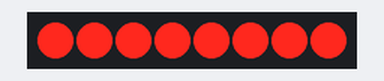
Recording of a sketch running on a simulated Arduino Uno, built with avr-gcc and run on an emulated ATmega328P. Shown: 8 shift-register outputs drawn as a row of LEDs (first output left, lit = HIGH). Wiring (inferred from the names in the program): shift register (74HC595): data pin 10; shift clock pin 11; latch pin 12. Wiring (inferred from the signals the program sends): row of LEDs: on Q0, Q1, Q2, Q3, Q4, Q5, Q6, Q7.

Above: at 0.5 s.
At 3.5 s:
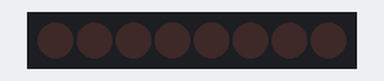
Timing chart, 0 to 4.6 s (numbered marks = the images above):
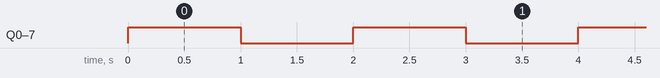

Measured:
- by itself, Q0–7: alternates HIGH for 1.0 s and LOW for 1.0 s

The sketch:

01_7seg_LED_all_on_off.ino
```cpp
/* 0 ~ 9 をエンドレスに表示させます */

#define HC595_DATA  10
#define HC595_CLOCK 11
#define HC595_LATCH 12

void setup() {
  pinMode(HC595_DATA , OUTPUT);
  pinMode(HC595_CLOCK, OUTPUT);
  pinMode(HC595_LATCH, OUTPUT);
}

void loop() {
  // 全点灯
  digitalWrite(HC595_DATA , HIGH);
  for(size_t i = 0; i < 8; i++) {
    digitalWrite(HC595_CLOCK, HIGH);
    digitalWrite(HC595_CLOCK,  LOW);
  }
  digitalWrite(HC595_LATCH, HIGH);
  digitalWrite(HC595_LATCH,  LOW);

  delay(1000);

  // 全消灯
  digitalWrite(HC595_DATA ,  LOW);
  for(size_t i = 0; i < 8; i++) {
    digitalWrite(HC595_CLOCK, HIGH);
    digitalWrite(HC595_CLOCK,  LOW);
  }
  digitalWrite(HC595_LATCH, HIGH);
  digitalWrite(HC595_LATCH,  LOW);

  delay(1000);
}
```
